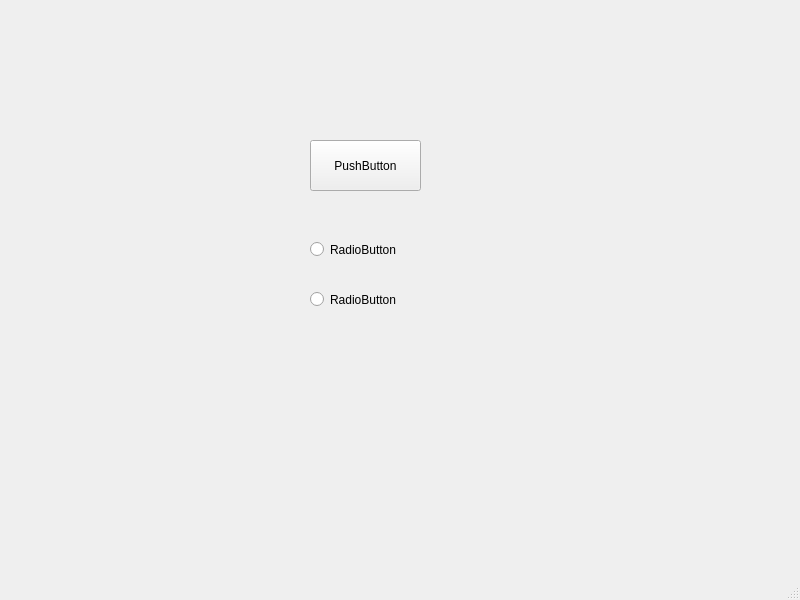
<?xml version="1.0" encoding="UTF-8"?>
<ui version="4.0">
 <class>MainWindow</class>
 <widget class="QMainWindow" name="MainWindow">
  <property name="geometry">
   <rect>
    <x>0</x>
    <y>0</y>
    <width>800</width>
    <height>600</height>
   </rect>
  </property>
  <property name="windowTitle">
   <string>MainWindow</string>
  </property>
  <widget class="QWidget" name="centralwidget">
   <widget class="QPushButton" name="pushButton">
    <property name="geometry">
     <rect>
      <x>310</x>
      <y>140</y>
      <width>111</width>
      <height>51</height>
     </rect>
    </property>
    <property name="text">
     <string>PushButton</string>
    </property>
   </widget>
   <widget class="QRadioButton" name="radioButton">
    <property name="geometry">
     <rect>
      <x>310</x>
      <y>240</y>
      <width>115</width>
      <height>19</height>
     </rect>
    </property>
    <property name="text">
     <string>RadioButton</string>
    </property>
   </widget>
   <widget class="QRadioButton" name="radioButton_2">
    <property name="geometry">
     <rect>
      <x>310</x>
      <y>290</y>
      <width>115</width>
      <height>19</height>
     </rect>
    </property>
    <property name="text">
     <string>RadioButton</string>
    </property>
   </widget>
  </widget>
  <widget class="QMenuBar" name="menubar">
   <property name="geometry">
    <rect>
     <x>0</x>
     <y>0</y>
     <width>800</width>
     <height>26</height>
    </rect>
   </property>
  </widget>
  <widget class="QStatusBar" name="statusbar"/>
 </widget>
 <resources/>
 <connections/>
</ui>
